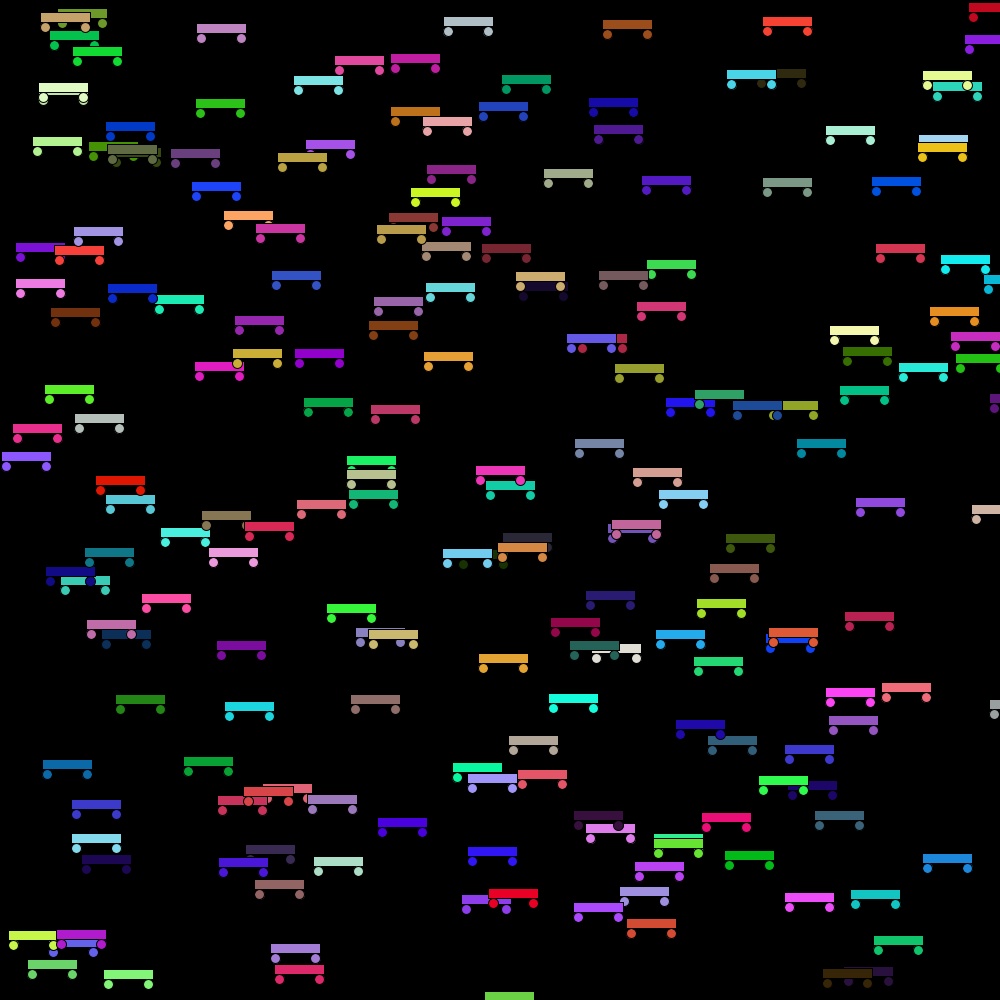
Frame 1 (no input)
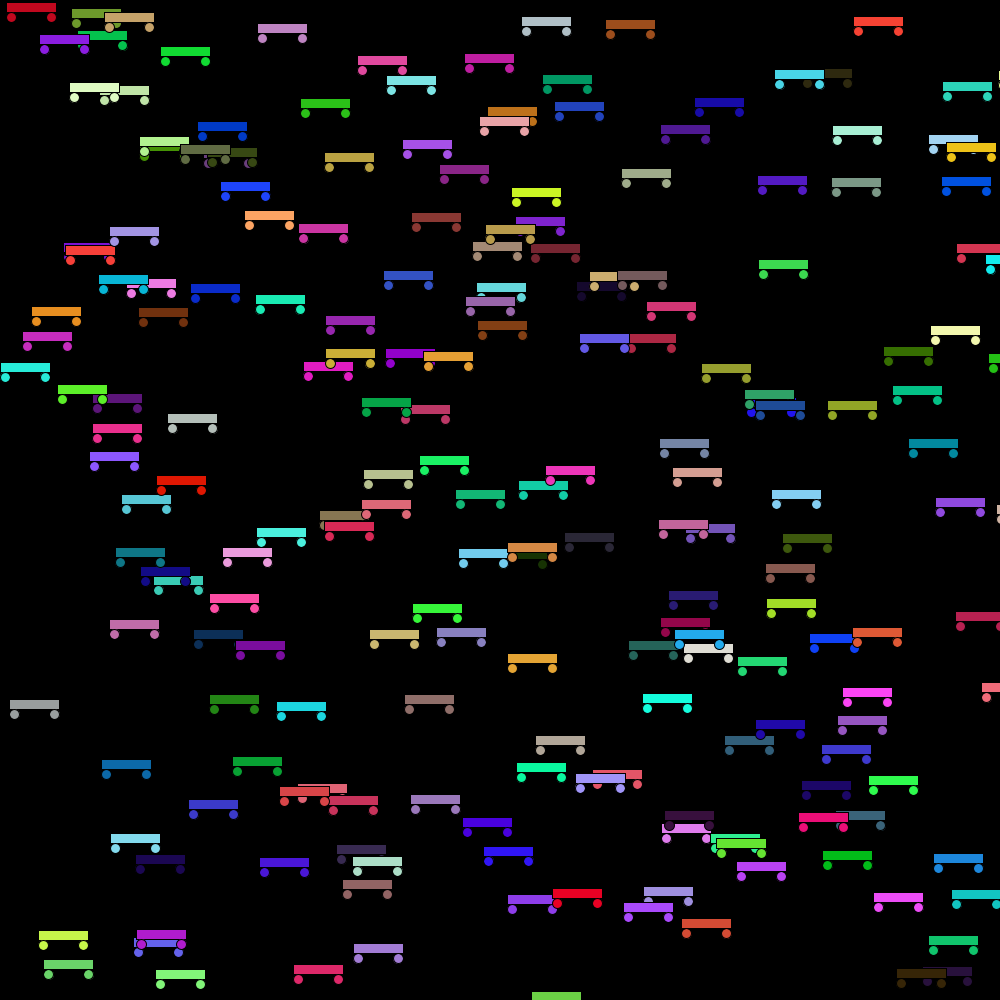
Frame 60 (the mouse pressed at the canvas centre just before this capture)
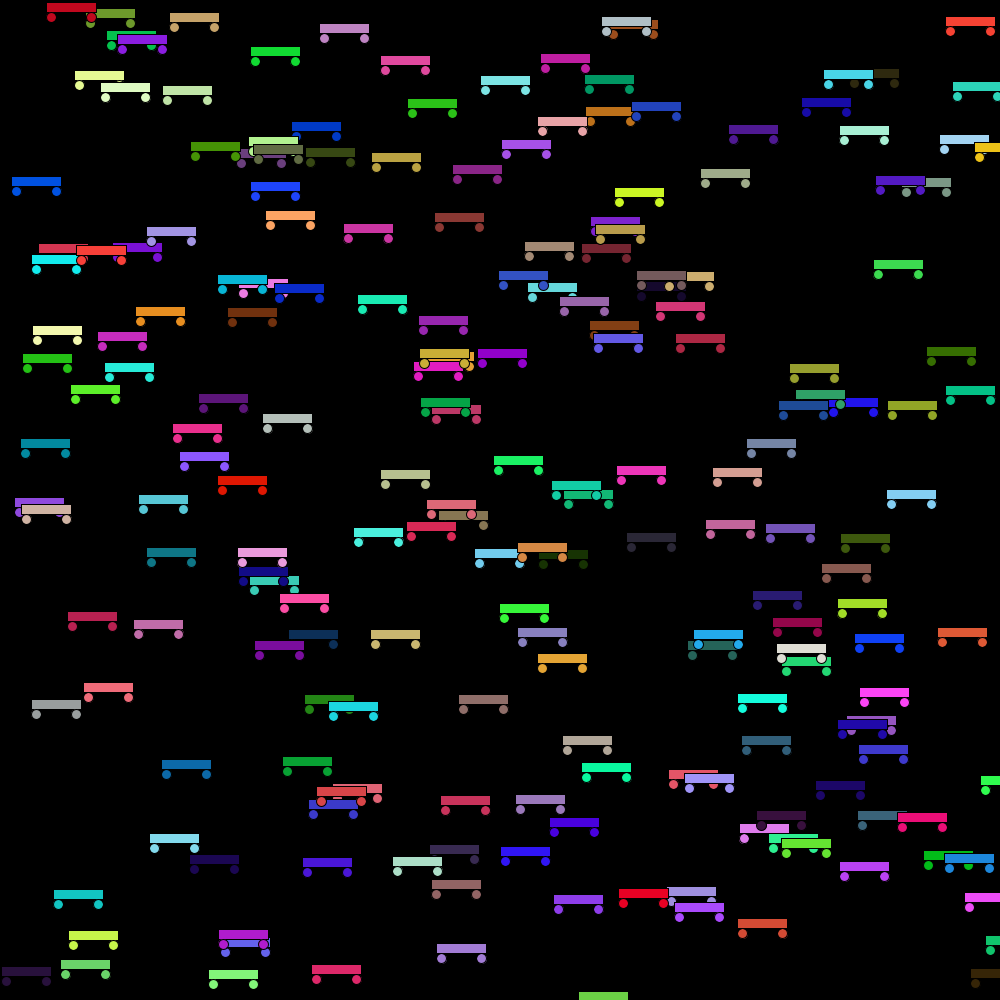
Frame 120 (the mouse held since frame 60 and released just before this capture)

The Processing sketch that drew these frames (run headless with seeded random() and noise(); from frame 60 on, the mouse is pressed at the canvas centre):

// Processing sketch: processing_142676
// ── processing_142676.pde

class Car {
  //attributes
  float xPos ;
  float yPos ;
  float vel ; 
  float r ; 
  float g ; 
  float b ; 

  //constructor (fill attributes here
  Car(float x, float y) {
    xPos = x ;
    yPos = y;
    vel = random(2) ;
    r = random(255) ;
    g = random(255) ;
    b = random(255) ;
  }

  Car() {
    xPos = random(width) ;
    yPos = random(height);
    vel = random(2) ;
    r = random(255) ;
    g = random(255) ;
    b = random(255) ;
  }


  //methods

  void display() {
    fill(r, g, b) ;
    rect(xPos, yPos, 50, 10) ; 
    ellipse(xPos + 5, yPos + 15, 10, 10) ;
    ellipse(xPos + 45, yPos + 15, 10, 10) ;
  }




  void drive() {
    xPos = xPos + vel;
    if (xPos > width) {
      xPos = 0;
    }
  }
}



Car myCar1 ;
Car myCar2 ;
int amt = 200 ;

Car[] myCars = new Car[amt] ;

void setup() {
  
   size(1000, 1000) ;
   
 myCar1 = new Car();
 myCar2 = new Car(); 
 
 for (int x = 0; x < amt ; x++)  {
   myCars[x] = new Car() ;
 }
}

void draw() {
  background(0);
  
  myCar1.display() ;
  myCar1.drive() ;
  myCar2.display() ;
  myCar2.drive() ;

   for (int x = 0; x < amt ; x++)  {
   myCars[x].display() ;
   myCars[x].drive() ;
 }
 
  
}
